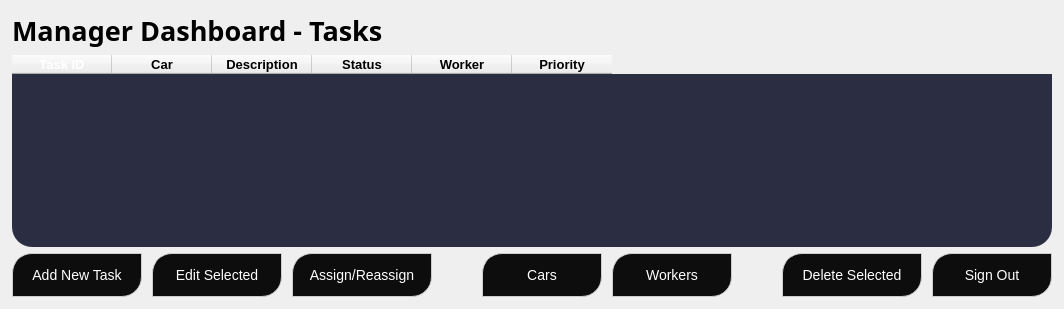
      <widget class="QWidget" name="managerTasksPage">
       <property name="styleSheet">
        <string notr="true">

									QWidget#managerTasksPage {
									background-color: rgb(0, 0, 0);
									}

								</string>
       </property>
       <layout class="QVBoxLayout" name="managerVLayout">
        <property name="leftMargin">
         <number>12</number>
        </property>
        <property name="topMargin">
         <number>12</number>
        </property>
        <property name="rightMargin">
         <number>12</number>
        </property>
        <property name="bottomMargin">
         <number>12</number>
        </property>
        <item>
         <widget class="QLabel" name="managerTitleLabel">
          <property name="font">
           <font>
            <family>ISOCP</family>
            <pointsize>20</pointsize>
            <italic>false</italic>
            <bold>true</bold>
           </font>
          </property>
          <property name="styleSheet">
           <string notr="true">

												QLabel#managerTitleLabel {
												font-weight: bold;
												}

											</string>
          </property>
          <property name="text">
           <string>Manager Dashboard - Tasks</string>
          </property>
         </widget>
        </item>
        <item>
         <widget class="QTableWidget" name="tasksTableWidget">
          <property name="sizePolicy">
           <sizepolicy hsizetype="Expanding" vsizetype="Expanding">
            <horstretch>0</horstretch>
            <verstretch>1</verstretch>
           </sizepolicy>
          </property>
          <property name="minimumSize">
           <size>
            <width>0</width>
            <height>0</height>
           </size>
          </property>
          <property name="styleSheet">
           <string notr="true">

												QTableWidget#tasksTableWidget {
												background-color: #2B2D42;
												border-radius: 20px;
												}

											</string>
          </property>
          <property name="editTriggers">
           <set>QAbstractItemView::EditTrigger::NoEditTriggers</set>
          </property>
          <property name="alternatingRowColors">
           <bool>false</bool>
          </property>
          <property name="selectionMode">
           <enum>QAbstractItemView::SelectionMode::NoSelection</enum>
          </property>
          <property name="selectionBehavior">
           <enum>QAbstractItemView::SelectionBehavior::SelectItems</enum>
          </property>
          <property name="showGrid">
           <bool>false</bool>
          </property>
          <property name="sortingEnabled">
           <bool>false</bool>
          </property>
          <property name="cornerButtonEnabled">
           <bool>true</bool>
          </property>
          <attribute name="horizontalHeaderStretchLastSection">
           <bool>false</bool>
          </attribute>
          <attribute name="verticalHeaderVisible">
           <bool>false</bool>
          </attribute>
          <column>
           <property name="text">
            <string>Task ID</string>
           </property>
           <property name="font">
            <font>
             <pointsize>10</pointsize>
             <bold>true</bold>
            </font>
           </property>
           <property name="background">
            <color>
             <red>110</red>
             <green>120</green>
             <blue>136</blue>
            </color>
           </property>
           <property name="foreground">
            <brush brushstyle="SolidPattern">
             <color alpha="255">
              <red>255</red>
              <green>255</green>
              <blue>255</blue>
             </color>
            </brush>
           </property>
          </column>
          <column>
           <property name="text">
            <string>Car</string>
           </property>
           <property name="font">
            <font>
             <pointsize>10</pointsize>
             <bold>true</bold>
            </font>
           </property>
           <property name="background">
            <color>
             <red>110</red>
             <green>120</green>
             <blue>136</blue>
            </color>
           </property>
          </column>
          <column>
           <property name="text">
            <string>Description</string>
           </property>
           <property name="font">
            <font>
             <pointsize>10</pointsize>
             <bold>true</bold>
            </font>
           </property>
           <property name="background">
            <color>
             <red>110</red>
             <green>120</green>
             <blue>136</blue>
            </color>
           </property>
          </column>
          <column>
           <property name="text">
            <string>Status</string>
           </property>
           <property name="font">
            <font>
             <pointsize>10</pointsize>
             <bold>true</bold>
            </font>
           </property>
           <property name="background">
            <color>
             <red>110</red>
             <green>120</green>
             <blue>136</blue>
            </color>
           </property>
          </column>
          <column>
           <property name="text">
            <string>Worker</string>
           </property>
           <property name="font">
            <font>
             <pointsize>10</pointsize>
             <bold>true</bold>
            </font>
           </property>
           <property name="background">
            <color>
             <red>110</red>
             <green>120</green>
             <blue>136</blue>
            </color>
           </property>
          </column>
          <column>
           <property name="text">
            <string>Priority</string>
           </property>
           <property name="font">
            <font>
             <pointsize>10</pointsize>
             <bold>true</bold>
            </font>
           </property>
           <property name="background">
            <color>
             <red>110</red>
             <green>120</green>
             <blue>136</blue>
            </color>
           </property>
           <property name="foreground">
            <brush brushstyle="NoBrush">
             <color alpha="255">
              <red>110</red>
              <green>120</green>
              <blue>136</blue>
             </color>
            </brush>
           </property>
          </column>
         </widget>
        </item>
        <item>
         <layout class="QHBoxLayout" name="managerActionsLayout">
          <property name="spacing">
           <number>10</number>
          </property>
          <item>
           <widget class="QPushButton" name="addTaskButton">
            <property name="enabled">
             <bool>false</bool>
            </property>
            <property name="minimumSize">
             <size>
              <width>130</width>
              <height>44</height>
             </size>
            </property>
            <property name="styleSheet">
             <string notr="true">

														QPushButton#addTaskButton {
														background-color: #0d0d0d;
														border: 1px solid #cccccc;
														border-top-left-radius: 20px;
														border-bottom-right-radius: 20px;
														font-size: 14px;
														color: rgb(255, 255, 255);
														}

														QPushButton#addTaskButton:hover {
														background-color: #490303;
														}

													</string>
            </property>
            <property name="text">
             <string>Add New Task</string>
            </property>
            <property name="icon">
             <iconset resource="AutoMagik.qrc">
              <normaloff>:/icons/add.svg</normaloff>:/icons/add.svg</iconset>
            </property>
           </widget>
          </item>
          <item>
           <widget class="QPushButton" name="editTaskButton">
            <property name="enabled">
             <bool>false</bool>
            </property>
            <property name="minimumSize">
             <size>
              <width>130</width>
              <height>44</height>
             </size>
            </property>
            <property name="styleSheet">
             <string notr="true">

														QPushButton#editTaskButton {
														background-color: #0d0d0d;
														border: 1px solid #cccccc;
														border-top-left-radius: 20px;
														border-bottom-right-radius: 20px;
														font-size: 14px;
														color: rgb(255, 255, 255);
														}

														QPushButton#editTaskButton:hover {
														background-color: #490303;
														}

													</string>
            </property>
            <property name="text">
             <string>Edit Selected</string>
            </property>
            <property name="icon">
             <iconset resource="AutoMagik.qrc">
              <normaloff>:/icons/edit.svg</normaloff>:/icons/edit.svg</iconset>
            </property>
           </widget>
          </item>
          <item>
           <widget class="QPushButton" name="assignTaskButton">
            <property name="enabled">
             <bool>false</bool>
            </property>
            <property name="minimumSize">
             <size>
              <width>140</width>
              <height>44</height>
             </size>
            </property>
            <property name="styleSheet">
             <string notr="true">

														QPushButton#assignTaskButton {
														background-color: #0d0d0d;
														border: 1px solid #cccccc;
														border-top-left-radius: 20px;
														border-bottom-right-radius: 20px;
														font-size: 14px;
														color: rgb(255, 255, 255);
														}

														QPushButton#assignTaskButton:hover {
														background-color: #490303;
														}

													</string>
            </property>
            <property name="text">
             <string>Assign/Reassign</string>
            </property>
            <property name="icon">
             <iconset resource="AutoMagik.qrc">
              <normaloff>:/icons/person.svg</normaloff>:/icons/person.svg</iconset>
            </property>
           </widget>
          </item>
          <item>
           <spacer name="horizontalSpacer_21">
            <property name="orientation">
             <enum>Qt::Orientation::Horizontal</enum>
            </property>
            <property name="sizeHint" stdset="0">
             <size>
              <width>40</width>
              <height>20</height>
             </size>
            </property>
           </spacer>
          </item>
          <item>
           <widget class="QPushButton" name="carsButton">
            <property name="minimumSize">
             <size>
              <width>120</width>
              <height>44</height>
             </size>
            </property>
            <property name="styleSheet">
             <string notr="true">

														QPushButton#carsButton {
														background-color: #0d0d0d;
														border: 1px solid #cccccc;
														border-top-left-radius: 20px;
														border-bottom-right-radius: 20px;
														font-size: 14px;
														color: rgb(255, 255, 255);
														}

														QPushButton#carsButton:hover {
														background-color: #490303;
														}

													</string>
            </property>
            <property name="text">
             <string>Cars</string>
            </property>
            <property name="icon">
             <iconset>
              <normaloff>icons/app_icon.svg</normaloff>icons/app_icon.svg</iconset>
            </property>
           </widget>
          </item>
          <item>
           <widget class="QPushButton" name="workersButton">
            <property name="minimumSize">
             <size>
              <width>120</width>
              <height>44</height>
             </size>
            </property>
            <property name="styleSheet">
             <string notr="true">

														QPushButton#workersButton {
														background-color: #0d0d0d;
														border: 1px solid #cccccc;
														border-top-left-radius: 20px;
														border-bottom-right-radius: 20px;
														font-size: 14px;
														color: rgb(255, 255, 255);
														}

														QPushButton#workersButton:hover {
														background-color: #490303;
														}

													</string>
            </property>
            <property name="text">
             <string>Workers</string>
            </property>
            <property name="icon">
             <iconset>
              <normaloff>icons/worker.svg</normaloff>icons/worker.svg</iconset>
            </property>
           </widget>
          </item>
          <item>
           <spacer name="horizontalSpacerManager">
            <property name="orientation">
             <enum>Qt::Orientation::Horizontal</enum>
            </property>
            <property name="sizeHint" stdset="0">
             <size>
              <width>40</width>
              <height>20</height>
             </size>
            </property>
           </spacer>
          </item>
          <item>
           <widget class="QPushButton" name="deleteTaskButton">
            <property name="enabled">
             <bool>false</bool>
            </property>
            <property name="minimumSize">
             <size>
              <width>140</width>
              <height>44</height>
             </size>
            </property>
            <property name="styleSheet">
             <string notr="true">

														QPushButton#deleteTaskButton {
														background-color: #0d0d0d;
														border: 1px solid #cccccc;
														border-top-left-radius: 20px;
														border-bottom-right-radius: 20px;
														font-size: 14px;
														color: rgb(255, 255, 255);
														}

														QPushButton#deleteTaskButton:hover {
														background-color: #490303;
														}

													</string>
            </property>
            <property name="text">
             <string>Delete Selected</string>
            </property>
            <property name="icon">
             <iconset resource="AutoMagik.qrc">
              <normaloff>:/icons/delete.svg</normaloff>:/icons/delete.svg</iconset>
            </property>
           </widget>
          </item>
          <item>
           <widget class="QPushButton" name="managerBackButton">
            <property name="minimumSize">
             <size>
              <width>120</width>
              <height>44</height>
             </size>
            </property>
            <property name="styleSheet">
             <string notr="true">

														QPushButton#managerBackButton {
														background-color: #0d0d0d;
														border: 1px solid #cccccc;
														border-top-left-radius: 20px;
														border-bottom-right-radius: 20px;
														font-size: 14px;
														color: rgb(255, 255, 255);
														}

														QPushButton#managerBackButton:hover {
														background-color: #490303;
														}

													</string>
            </property>
            <property name="text">
             <string>Sign Out</string>
            </property>
            <property name="icon">
             <iconset resource="AutoMagik.qrc">
              <normaloff>:/icons/back.svg</normaloff>:/icons/back.svg</iconset>
            </property>
           </widget>
          </item>
         </layout>
        </item>
       </layout>
      </widget>
